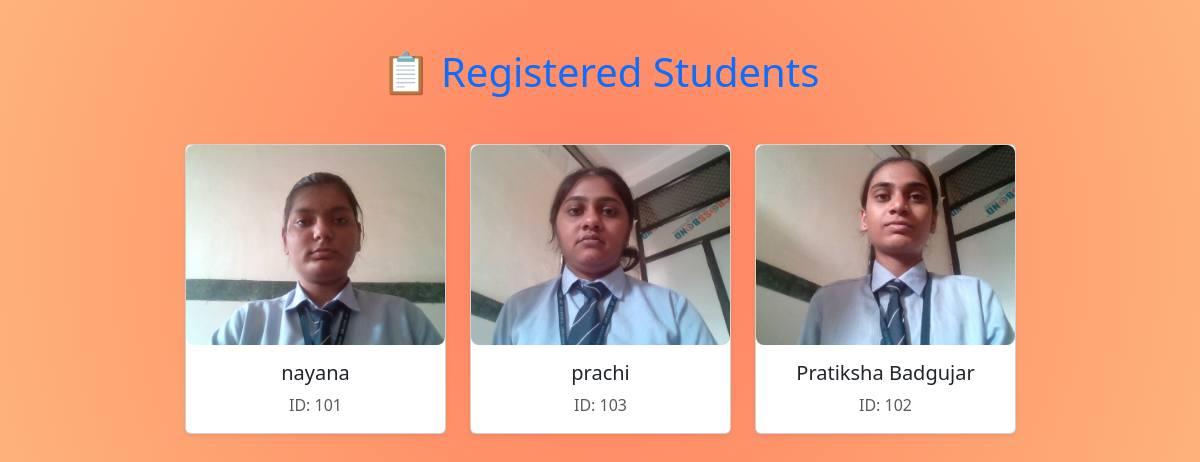
/students (signed in), run on the app's committed database.
### tables this page shows
CREATE TABLE users (
        id INTEGER PRIMARY KEY AUTOINCREMENT,
        name TEXT,
        image_path TEXT
    , student_id TEXT);

### main.py (the view)
@app.route('/students')
def show_students():
     if not session.get('logged_in'):
        return redirect(url_for('login'))
     conn = sqlite3.connect('database.db')
     cur = conn.cursor()
     cur.execute("SELECT name, student_id, image_path FROM users")
     students = cur.fetchall()
     conn.close()
     return render_template('students.html', students=students)

### templates/students.html (shortened to what this page needs)
<!DOCTYPE html>
<html>
  <head>
    <link
      href="https://cdn.jsdelivr.net/npm/bootstrap@5.3.3/dist/css/bootstrap.min.css"
      rel="stylesheet"
    />
    <link
      rel="stylesheet"
      href="https://cdnjs.cloudflare.com/ajax/libs/animate.css/4.1.1/animate.min.css"
    />
  </head>
  <body>
    <div class="container py-5">
      <h1
        class="text-center mb-5 text-primary animate__animated animate__fadeInDown"
      >
        📋 Registered Students
      </h1>
      <div class="row justify-content-center">
        {% for name, student_id, path in students %}
        <div class="col-md-3 col-sm-6 mb-4 animate__animated animate__zoomIn">
          <div class="card student-card shadow-sm">
            <img
              src="{{ path }}"
              class="card-img-top student-img"
              alt="{{ name }}"
            />
            <div class="card-body text-center">
              <h5 class="card-title">{{ name }}</h5>
              <p class="card-text text-muted">ID: {{ student_id }}</p>
            </div>
          </div>
        </div>
        {% endfor %}
      </div>
    </div>
  </body>
</html>

### templates/students.html (style rules this page uses)
body { background: radial-gradient( circle, #ff7e5f, #feb47b ); }
.student-card { transition: transform 0.3s; }
.student-img { height: 200px; object-fit: cover; border-radius: 8px; }

### data on the page
users: name (picture), name "nayana", student "101"
users: name (picture), name "prachi", student "103"
users: shows a picture, name "Pratiksha Badgujar", student "102"
